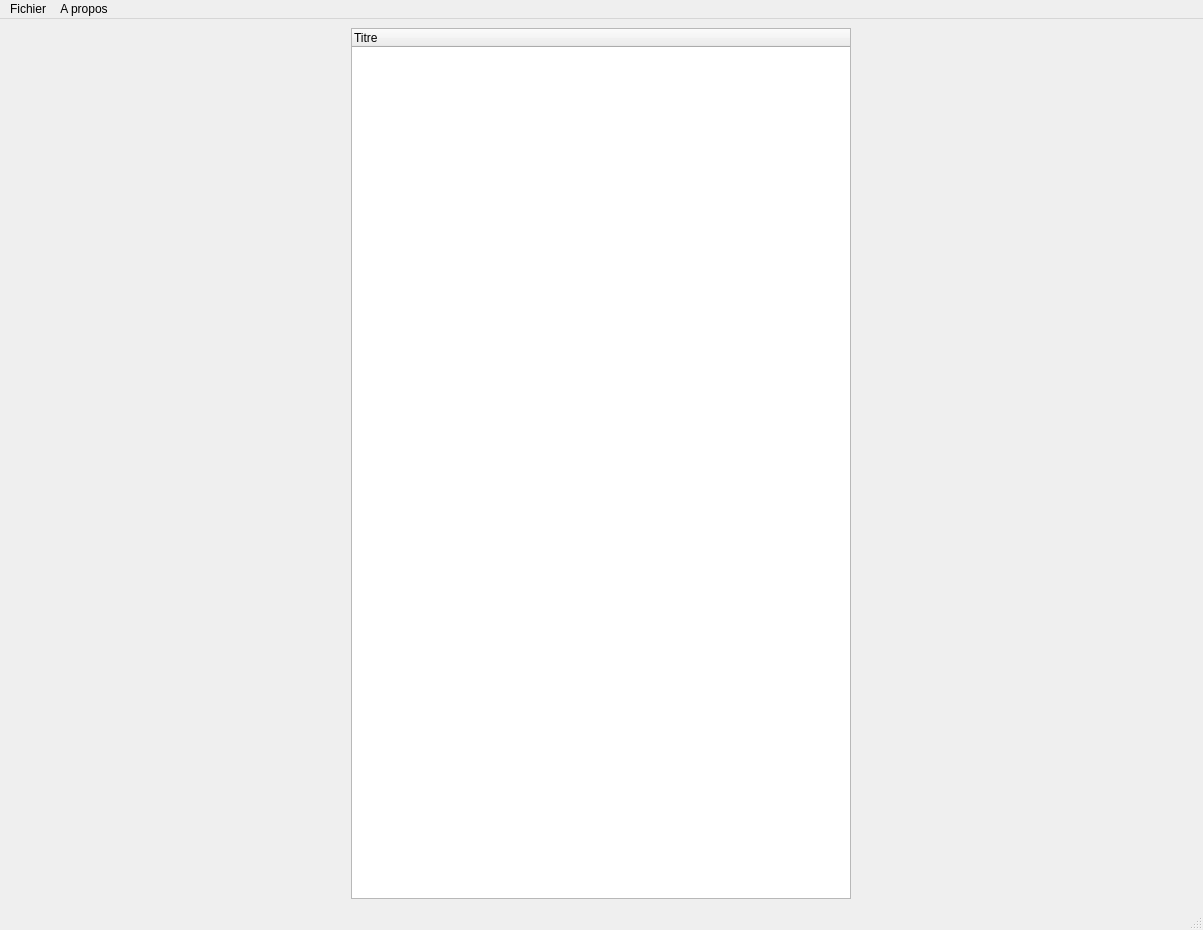
<?xml version="1.0" encoding="UTF-8"?>
<ui version="4.0">
 <class>ProjectCalendar</class>
 <widget class="QMainWindow" name="ProjectCalendar">
  <property name="geometry">
   <rect>
    <x>0</x>
    <y>0</y>
    <width>1203</width>
    <height>930</height>
   </rect>
  </property>
  <property name="windowTitle">
   <string>MainWindow</string>
  </property>
  <widget class="QWidget" name="centralwidget">
   <layout class="QHBoxLayout" name="horizontalLayout">
    <item>
     <widget class="QTreeWidget" name="treeWidget">
      <property name="maximumSize">
       <size>
        <width>500</width>
        <height>16777215</height>
       </size>
      </property>
      <column>
       <property name="text">
        <string>Titre</string>
       </property>
      </column>
     </widget>
    </item>
   </layout>
  </widget>
  <widget class="QMenuBar" name="menubar">
   <property name="geometry">
    <rect>
     <x>0</x>
     <y>0</y>
     <width>1203</width>
     <height>31</height>
    </rect>
   </property>
   <widget class="QMenu" name="menuFichier">
    <property name="title">
     <string>Fichier</string>
    </property>
    <addaction name="actionQuitter"/>
    <addaction name="actionQuitter_2"/>
   </widget>
   <widget class="QMenu" name="menuA_propos">
    <property name="title">
     <string>A propos</string>
    </property>
   </widget>
   <addaction name="menuFichier"/>
   <addaction name="menuA_propos"/>
  </widget>
  <widget class="QStatusBar" name="statusbar"/>
  <action name="actionQuitter">
   <property name="text">
    <string>Charger sauvegarde</string>
   </property>
  </action>
  <action name="actionQuitter_2">
   <property name="text">
    <string>Quitter</string>
   </property>
  </action>
 </widget>
 <resources/>
 <connections/>
</ui>
